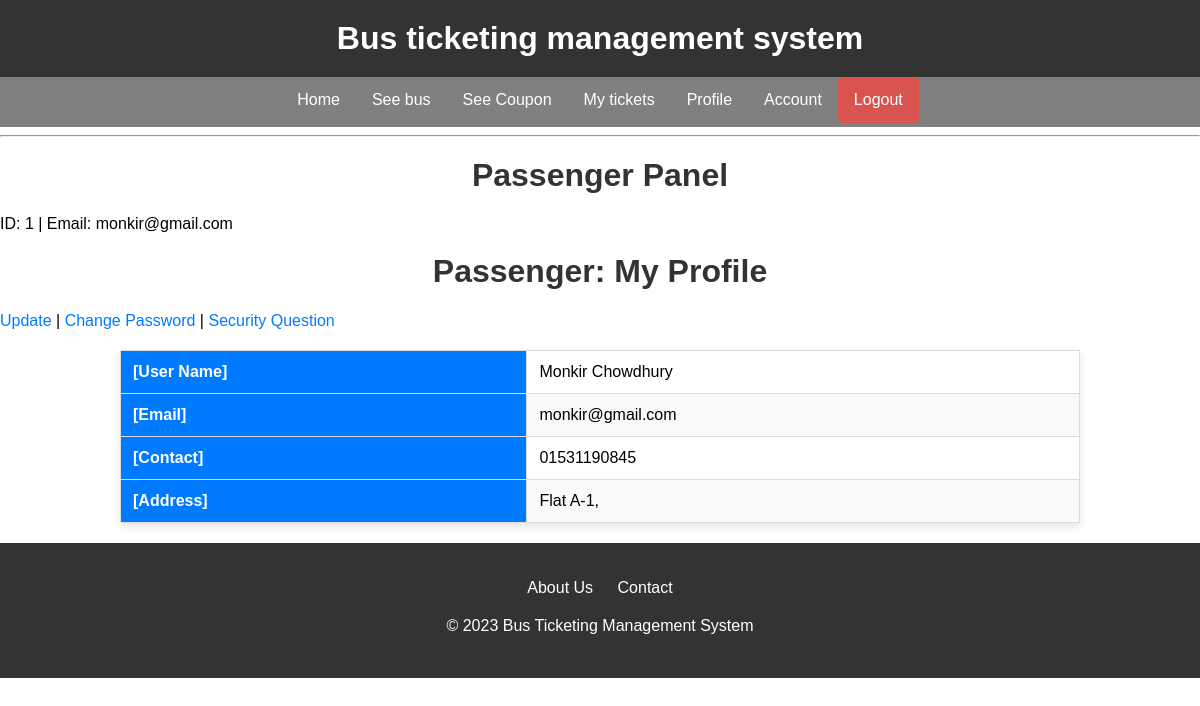
The page /View/profile (signed in) on the database its author committed.
### tables this page shows
CREATE TABLE `passenger` (
  `id` int(11) NOT NULL,
  `uname` varchar(50) NOT NULL,
  `email` varchar(50) NOT NULL,
  `contact` varchar(50) NOT NULL,
  `address` varchar(50) NOT NULL,
  `password` varchar(50) NOT NULL,
  `security_question` varchar(50) DEFAULT NULL,
  `security_answer` varchar(50) DEFAULT NULL
);

### Model/profile/model.php (called while the page is built, shortened)
<?php
function getProfile($passenger_id)
{
    $con = getconnection();
    $sql = "SELECT * FROM passenger WHERE id = ?";
    $stmt = $con->prepare($sql);
    $stmt->bind_param("i", $passenger_id);
    $stmt->execute();
    $result = $stmt->get_result();
    $count = mysqli_num_rows($result);
    if ($count == 1) {
        $row = mysqli_fetch_assoc($result);
        return $row;
    } else {
        return false;
    }
}
?>

### View/profile/index.php (the view, shortened to what this page needs)
<!DOCTYPE html>
<html lang="en">
<head>
    <link rel="stylesheet" href="../CSS/style.css">
</head>
<body>
<h1 class= "header"> Bus ticketing management system</h1>
    <?php
        include_once ('../header.php');
        include_once('../../Model/profile/model.php');
    ?>
    <h1>Passenger: My Profile</h1>
    <a href="update.php">Update</a> |
    <a href="change-password.php">Change Password</a> |
    <a href="security">Security Question</a>
    <br>
    <?php $data = getProfile($_SESSION['id']);?>
    <table>
        <tr>
            <th>[User Name]</th>
            <td><?php echo $data["uname"]; ?></td>
        <tr>
            <th>[Email]</th>
            <td><?php echo $data["email"]; ?></td>
        </tr>
        <tr>
            <th>[Contact]</th>
            <td><?php echo $data["contact"]; ?></td>
        </tr>
        <tr>
            <th>[Address]</th>
            <td><?php echo $data["address"]; ?></td>
        </tr>
    </table>
    <?php include_once("../footer.php"); ?>
</body>
</html>

### View/CSS/style.css (style rules this page uses)
.header { background-color: #333; color: white; padding: 20px; text-align: center; margin:0; }
body { font-family: Arial, sans-serif; margin: 0; padding: 0; }
a { text-decoration: none; color: #007BFF; }
h1, h2 { color: #333; text-align: center; margin-top: 20px; }
table { width: 80%; margin: 20px auto; border-collapse: collapse; box-shadow: 0 4px 8px rgba(0, 0, 0, 0.1); background-color: white; }
th, td { border: 1px solid #ddd; padding: 12px; text-align: left; }
th { background-color: #007BFF; color: white; }
tr:nth-child(even) { background-color: #f9f9f9; }

### rows shown on the page
passenger: uname "Monkir Chowdhury", email "monkir@gmail.com", contact "01531190845", address "Flat A-1,"

### other values the page prints
$_SESSION['id'] "1"
$_SESSION['email'] "monkir@gmail.com"
